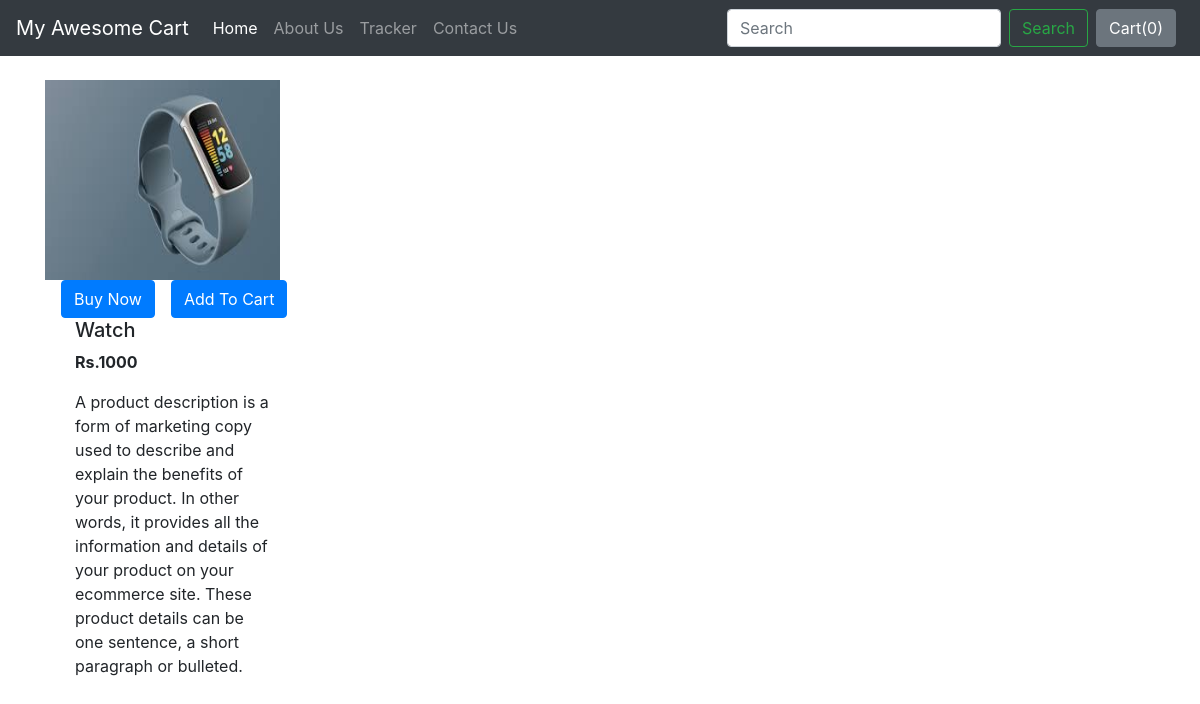
The page /shop/products/1 on the database its author committed.
### shop/models.py (models this page shows, shortened)
class Product(models.Model):
    product_id=models.AutoField
    product_name=models.CharField(max_length=50)
    category=models.CharField(max_length=50,default="")
    subcategory=models.CharField(max_length=50,default="")
    price=models.CharField(max_length=50,default=0)
    desc=models.CharField(max_length=300)
    pub_date=models.DateField()
    image=models.ImageField(upload_to="shop/images",default="")

### shop/views.py (the view)
# urls.py: path("products/<int:myid>", views.products, name="ProductView"),
def products(request,myid):
    product=Product.objects.filter(id=myid)
    return render(request, 'shop/prodView.html',{'product':product[0]})

### shop/templates/shop/prodView.html (shortened to what this page needs)
{% extends 'shop/basic.html' %}
{% block body %}
<div class="container my-4">
    <div class="col-md-4">
        <div class="row">
        <img src="/media/{{product.image}}" width="235px" height="200px">
    </div>
     <div class="row">
        <button class="btn btn-primary mx-3">Buy Now</button>
        <button class="btn btn-primary">Add To Cart</button>
     </div>
<div class="col-md-8">
    <h5>{{product.product_name}}</h5>
    <p><b> Rs.{{product.price}}</b> </p>
    <p>{{product.desc}}</p>
</div>
</div>
</div>
{% endblock %}

### shop/templates/shop/basic.html (shortened to what this page needs)
<!doctype html>
<html lang="en">
  <head>
    <link rel="stylesheet" href="https://stackpath.bootstrapcdn.com/bootstrap/4.2.1/css/bootstrap.min.css">
  </head>
  <body>
    <nav class="navbar navbar-expand-lg navbar-dark bg-dark">
  <a class="navbar-brand" href="/shop">My Awesome Cart</a>
  <div class="collapse navbar-collapse" id="navbarSupportedContent">
    <ul class="navbar-nav mr-auto">
      <li class="nav-item active">
        <a class="nav-link" href="/shop">Home <span class="sr-only">(current)</span></a>
      </li>
      <li class="nav-item">
        <a class="nav-link" href="/shop/about">About Us</a>
      </li>
      <li class="nav-item">
        <a class="nav-link" href="/shop/tracker">Tracker</a>
      </li>
      <li class="nav-item">
        <a class="nav-link" href="/shop/contact">Contact Us</a>
      </li>
    </ul>
    <form class="form-inline my-2 my-lg-0">
      <input class="form-control mr-sm-2" type="search" placeholder="Search" aria-label="Search">
      <button class="btn btn-outline-success my-2 my-sm-0" type="submit">Search</button>
    </form>
    <button type="button" class="btn btn-secondary mx-2" id="popcart" data-container="body" data-toggle="popover" data-placement="bottom" data-html="true" data-content="Vivamus
sagittis lacus vel augue laoreet rutrum faucibus.">
  Cart(<span id="cart">0</span>)
</button>
  </div>
</nav>
  {% block body %} {% endblock %}
  </body>
</html>

### rows shown on the page
Product: image (picture), product_name "Watch", price "1000", desc "A product description is a form of marketing copy used to describe and explain the benefits of your product. In other words, it provides all the information and details of your product on your ecommerce site. These product details can be one sentence, a short paragraph or bulleted."
